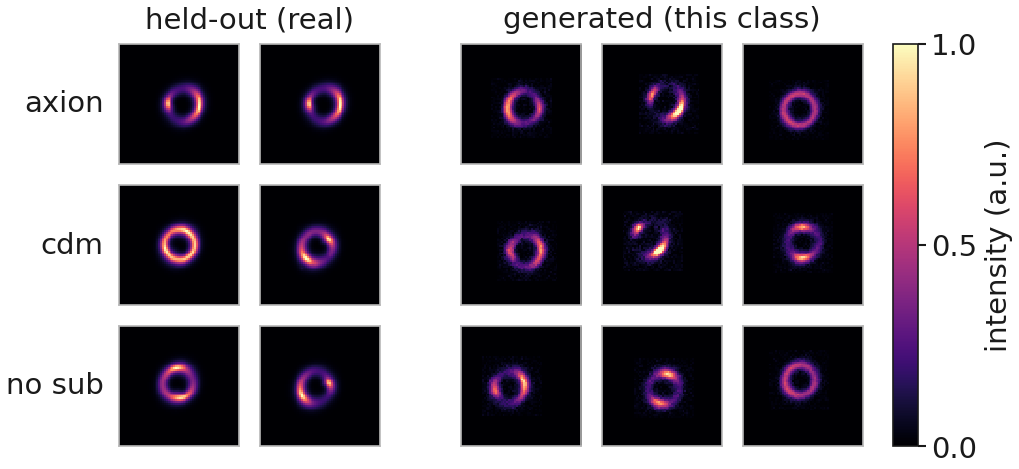

This figure's Python source:
#!/usr/bin/env python3
# -*- coding: utf-8 -*-
"""figB_classes_c.pdf -- figB_classes at its native body size (0.70\\textwidth = 3.85 in).

Same rows, same selection rule and same colour scale as `figB_classes.py` (its `load_rows`
is imported, so the two cannot drift); the layout is placed in inches and the right-hand
group header is shortened so 7 pt text fits without scaling.
Python 3.9 compatible.
"""
from __future__ import annotations

import os

import matplotlib
matplotlib.use("Agg")
import matplotlib.pyplot as plt                        # noqa: E402

import fig_style as S
import figB_classes as FB

FIG_W, FIG_H = 3.85, 1.60
CELL, GAP, GROUP_GAP = 0.40, 0.07, 0.20
X0, YTOP = 0.60, 1.42
LAB_X = 0.55


def rect(x, y, w, h):
    return [x / FIG_W, y / FIG_H, w / FIG_W, h / FIG_H]


def col_x(j):
    """left edge of image column j (0,1 = held-out; 2,3,4 = generated)."""
    x = X0 + j * (CELL + GAP)
    if j >= FB.N_REAL:
        x += GROUP_GAP
    return x


def make(outdir):
    S.apply_style()
    rows = FB.load_rows()
    fig = plt.figure(figsize=(FIG_W, FIG_H))

    im = None
    for i, (label, real, gen) in enumerate(rows):
        y = YTOP - (i + 1) * CELL - i * GAP
        imgs = list(real) + list(gen)
        for j, img in enumerate(imgs):
            ax = fig.add_axes(rect(col_x(j), y, CELL, CELL))
            im = ax.imshow(img, cmap=S.IMG_CMAP, vmin=S.IMG_VMIN, vmax=S.IMG_VMAX,
                           interpolation="nearest", origin="lower")
            ax.set_xticks([]); ax.set_yticks([])
            for sp in ax.spines.values():
                sp.set_linewidth(0.4); sp.set_color("#b8b8b8")
        fig.text(LAB_X / FIG_W, (y + CELL / 2.0) / FIG_H, label, fontsize=7.0,
                 ha="right", va="center")

    nrow = len(rows)
    h_all = nrow * CELL + (nrow - 1) * GAP
    x_cb = col_x(FB.N_REAL + FB.N_GEN - 1) + CELL + 0.10
    cax = fig.add_axes(rect(x_cb, YTOP - h_all, 0.085, h_all))
    cb = fig.colorbar(im, cax=cax)
    cb.set_label("intensity (a.u.)", fontsize=7.0, labelpad=2)
    cb.set_ticks([0, 0.5, 1.0])
    cb.ax.tick_params(labelsize=7.0, width=0.5, length=2, pad=1)
    cb.outline.set_linewidth(0.4)

    x_real = 0.5 * (col_x(0) + col_x(FB.N_REAL - 1) + CELL)
    x_gen = 0.5 * (col_x(FB.N_REAL) + col_x(FB.N_REAL + FB.N_GEN - 1) + CELL)
    fig.text(x_real / FIG_W, (YTOP + 0.035) / FIG_H, "held-out (real)", fontsize=7.0,
             ha="center", va="bottom")
    fig.text(x_gen / FIG_W, (YTOP + 0.035) / FIG_H, "generated (this class)",
             fontsize=7.0, ha="center", va="bottom")
    return S.save(fig, outdir, "figB_classes_c")


if __name__ == "__main__":
    make(os.path.dirname(os.path.abspath(__file__)))
